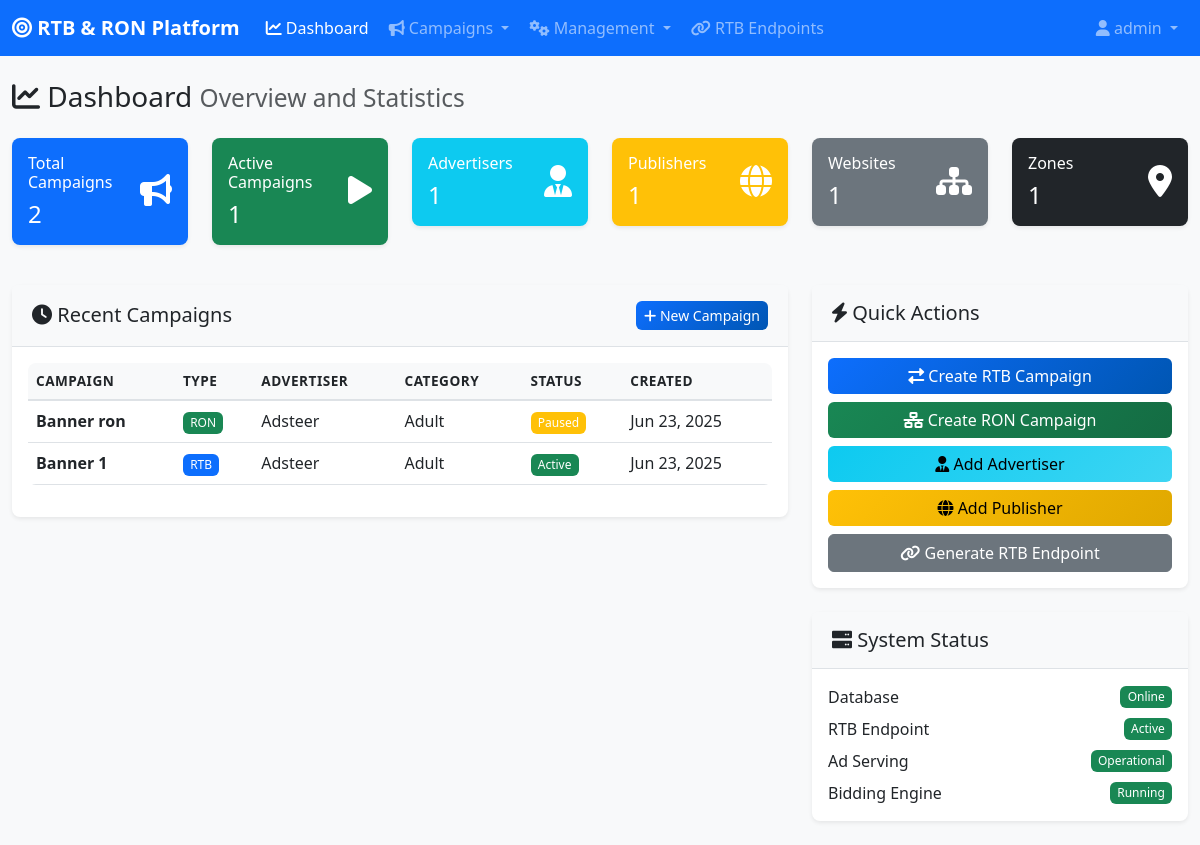
Page /admin/dashboard.php (signed in) on the committed database.
### tables this page shows
CREATE TABLE `campaigns` (
  `id` int(11) NOT NULL,
  `advertiser_id` int(11) DEFAULT NULL,
  `name` varchar(255) NOT NULL,
  `type` enum('rtb','ron') NOT NULL,
  `category_id` int(11) DEFAULT NULL,
  `bid_type` enum('cpm','cpc') DEFAULT 'cpm',
  `daily_budget` decimal(10,2) DEFAULT NULL,
  `total_budget` decimal(10,2) DEFAULT NULL,
  `daily_spent` decimal(10,2) DEFAULT 0.00,
  `total_spent` decimal(10,2) DEFAULT 0.00,
  `start_date` date DEFAULT NULL,
  `end_date` date DEFAULT NULL,
  `status` enum('active','paused','completed','pending') DEFAULT 'active',
  `endpoint_url` varchar(500) DEFAULT NULL,
  `target_countries` longtext DEFAULT NULL CHECK (json_valid(`target_countries`)),
  `target_browsers` longtext DEFAULT NULL CHECK (json_valid(`target_browsers`)),
  `target_devices` longtext DEFAULT NULL CHECK (json_valid(`target_devices`)),
  `target_os` longtext DEFAULT NULL CHECK (json_valid(`target_os`)),
  `banner_sizes` longtext DEFAULT NULL CHECK (json_valid(`banner_sizes`)),
  `created_at` timestamp NULL DEFAULT current_timestamp(),
  `updated_at` timestamp NULL DEFAULT current_timestamp() ON UPDATE current_timestamp()
);

CREATE TABLE `advertisers` (
  `id` int(11) NOT NULL,
  `name` varchar(255) NOT NULL,
  `email` varchar(100) DEFAULT NULL,
  `website` varchar(255) DEFAULT NULL,
  `contact_person` varchar(100) DEFAULT NULL,
  `phone` varchar(20) DEFAULT NULL,
  `balance` decimal(10,2) DEFAULT 0.00,
  `status` enum('active','inactive','pending') DEFAULT 'active',
  `created_at` timestamp NULL DEFAULT current_timestamp(),
  `updated_at` timestamp NULL DEFAULT current_timestamp() ON UPDATE current_timestamp(),
  `notes` text DEFAULT NULL
);

CREATE TABLE `categories` (
  `id` int(11) NOT NULL,
  `name` varchar(100) NOT NULL,
  `description` text DEFAULT NULL,
  `type` enum('adult','mainstream') DEFAULT 'mainstream',
  `status` enum('active','inactive') DEFAULT 'active',
  `created_at` timestamp NULL DEFAULT current_timestamp(),
  `updated_at` timestamp NULL DEFAULT current_timestamp() ON UPDATE current_timestamp()
);

### config/database.php (called while the page is built, shortened)
<?php
function formatNumber($number) {
    return number_format($number);
}
?>

### admin/dashboard.php (the view, shortened to what this page needs)
<?php
include 'includes/header.php';
$stats = [
    'total_campaigns' => $pdo->query("SELECT COUNT(*) FROM campaigns")->fetchColumn(),
    'active_campaigns' => $pdo->query("SELECT COUNT(*) FROM campaigns WHERE status = 'active'")->fetchColumn(),
    'total_advertisers' => $pdo->query("SELECT COUNT(*) FROM advertisers WHERE status = 'active'")->fetchColumn(),
    'total_publishers' => $pdo->query("SELECT COUNT(*) FROM publishers WHERE status = 'active'")->fetchColumn(),
    'total_websites' => $pdo->query("SELECT COUNT(*) FROM websites WHERE status = 'active'")->fetchColumn(),
    'total_zones' => $pdo->query("SELECT COUNT(*) FROM zones WHERE status = 'active'")->fetchColumn()
];
$recent_campaigns = $pdo->query("
    SELECT c.*, a.name as advertiser_name, cat.name as category_name
    FROM campaigns c
    LEFT JOIN advertisers a ON c.advertiser_id = a.id
    LEFT JOIN categories cat ON c.category_id = cat.id
    ORDER BY c.created_at DESC
    LIMIT 5
")->fetchAll();
?>
<div class="row">
    <div class="col-12">
        <h1 class="h3 mb-4">
            <i class="fas fa-chart-line"></i> Dashboard
            <small class="text-muted">Overview and Statistics</small>
        </h1>
    </div>
</div>
<div class="row mb-4">
    <div class="col-lg-2 col-md-4 col-sm-6 mb-3">
        <div class="card bg-primary text-white">
            <div class="card-body">
                <div class="d-flex justify-content-between">
                    <div>
                        <h6 class="card-title">Total Campaigns</h6>
                        <h4 class="mb-0"><?php echo formatNumber($stats['total_campaigns']); ?></h4>
                    </div>
                    <div class="align-self-center">
                        <i class="fas fa-bullhorn fa-2x"></i>
                    </div>
                </div>
            </div>
        </div>
    </div>
    <div class="col-lg-2 col-md-4 col-sm-6 mb-3">
        <div class="card bg-success text-white">
            <div class="card-body">
                <div class="d-flex justify-content-between">
                    <div>
                        <h6 class="card-title">Active Campaigns</h6>
                        <h4 class="mb-0"><?php echo formatNumber($stats['active_campaigns']); ?></h4>
                    </div>
                    <div class="align-self-center">
                        <i class="fas fa-play fa-2x"></i>
                    </div>
                </div>
            </div>
        </div>
    </div>
    <div class="col-lg-2 col-md-4 col-sm-6 mb-3">
        <div class="card bg-info text-white">
            <div class="card-body">
                <div class="d-flex justify-content-between">
                    <div>
                        <h6 class="card-title">Advertisers</h6>
                        <h4 class="mb-0"><?php echo formatNumber($stats['total_advertisers']); ?></h4>
                    </div>
                    <div class="align-self-center">
                        <i class="fas fa-user-tie fa-2x"></i>
                    </div>
                </div>
            </div>
        </div>
    </div>
    <div class="col-lg-2 col-md-4 col-sm-6 mb-3">
        <div class="card bg-warning text-white">
            <div class="card-body">
                <div class="d-flex justify-content-between">
                    <div>
                        <h6 class="card-title">Publishers</h6>
                        <h4 class="mb-0"><?php echo formatNumber($stats['total_publishers']); ?></h4>
                    </div>
                    <div class="align-self-center">
                        <i class="fas fa-globe fa-2x"></i>
                    </div>
                </div>
            </div>
        </div>
    </div>
    <div class="col-lg-2 col-md-4 col-sm-6 mb-3">
        <div class="card bg-secondary text-white">
            <div class="card-body">
                <div class="d-flex justify-content-between">
                    <div>
                        <h6 class="card-title">Websites</h6>
                        <h4 class="mb-0"><?php echo formatNumber($stats['total_websites']); ?></h4>
                    </div>
                    <div class="align-self-center">
                        <i class="fas fa-sitemap fa-2x"></i>
                    </div>
                </div>
            </div>
        </div>
    </div>
    <div class="col-lg-2 col-md-4 col-sm-6 mb-3">
        <div class="card bg-dark text-white">
            <div class="card-body">
                <div class="d-flex justify-content-between">
                    <div>
                        <h6 class="card-title">Zones</h6>
                        <h4 class="mb-0"><?php echo formatNumber($stats['total_zones']); ?></h4>
                    </div>
                    <div class="align-self-center">
                        <i class="fas fa-map-marker-alt fa-2x"></i>
                    </div>
                </div>
            </div>
        </div>
    </div>
</div>
<div class="row">
    <div class="col-lg-8 mb-4">
        <div class="card">
            <div class="card-header d-flex justify-content-between align-items-center">
                <h5 class="mb-0"><i class="fas fa-clock"></i> Recent Campaigns</h5>
                <a href="rtb-sell.php" class="btn btn-primary btn-sm">
                    <i class="fas fa-plus"></i> New Campaign
                </a>
            </div>
            <div class="card-body">
                <?php if (empty($recent_campaigns)): ?>
                    <div class="text-center py-4">
                        <i class="fas fa-bullhorn fa-3x text-muted mb-3"></i>
                        <p class="text-muted">No campaigns created yet.</p>
                        <a href="rtb-sell.php" class="btn btn-primary">Create Your First Campaign</a>
                    </div>
                <?php else: ?>
                    <div class="table-responsive">
                        <table class="table table-hover">
                            <thead>
                                <tr>
                                    <th>Campaign</th>
                                    <th>Type</th>
                                    <th>Advertiser</th>
                                    <th>Category</th>
                                    <th>Status</th>
                                    <th>Created</th>
                                </tr>
                            </thead>
                            <tbody>
                                <?php foreach ($recent_campaigns as $campaign): ?>
                                <tr>
                                    <td>
                                        <strong><?php echo htmlspecialchars($campaign['name']); ?></strong>
                                    </td>
                                    <td>
                                        <span class="badge bg-<?php echo $campaign['type'] == 'rtb' ? 'primary' : 'success'; ?>">
                                            <?php echo strtoupper($campaign['type']); ?>
                                        </span>
                                    </td>
                                    <td><?php echo htmlspecialchars($campaign['advertiser_name'] ?? 'N/A'); ?></td>
                                    <td><?php echo htmlspecialchars($campaign['category_name'] ?? 'N/A'); ?></td>
                                    <td>
                                        <span class="badge bg-<?php
                                            echo $campaign['status'] == 'active' ? 'success' :
                                                ($campaign['status'] == 'paused' ? 'warning' : 'secondary');
                                        ?>">
                                            <?php echo ucfirst($campaign['status']); ?>
                                        </span>
                                    </td>
                                    <td><?php echo date('M j, Y', strtotime($campaign['created_at'])); ?></td>
                                </tr>
                                <?php endforeach; ?>
                            </tbody>
                        </table>
                    </div>
                <?php endif; ?>
            </div>
        </div>
    </div>
    <div class="col-lg-4 mb-4">
        <div class="card">
            <div class="card-header">
                <h5 class="mb-0"><i class="fas fa-bolt"></i> Quick Actions</h5>
            </div>
            <div class="card-body">
                <div class="d-grid gap-2">
                    <a href="rtb-sell.php" class="btn btn-primary">
                        <i class="fas fa-exchange-alt"></i> Create RTB Campaign
                    </a>
                    <a href="ron-campaign.php" class="btn btn-success">
                        <i class="fas fa-network-wired"></i> Create RON Campaign
                    </a>
                    <a href="advertiser.php" class="btn btn-info">
                        <i class="fas fa-user-tie"></i> Add Advertiser
                    </a>
                    <a href="publisher.php" class="btn btn-warning">
                        <i class="fas fa-globe"></i> Add Publisher
                    </a>
                    <a href="rtb-buy.php" class="btn btn-secondary">
                        <i class="fas fa-link"></i> Generate RTB Endpoint
                    </a>
                </div>
            </div>
        </div>
        <div class="card mt-4">
            <div class="card-header">
                <h5 class="mb-0"><i class="fas fa-server"></i> System Status</h5>
            </div>
            <div class="card-body">
                <div class="d-flex justify-content-between align-items-center mb-2">
                    <span>Database</span>
                    <span class="badge bg-success">Online</span>
                </div>
                <div class="d-flex justify-content-between align-items-center mb-2">
                    <span>RTB Endpoint</span>
                    <span class="badge bg-success">Active</span>
                </div>
                <div class="d-flex justify-content-between align-items-center mb-2">
                    <span>Ad Serving</span>
                    <span class="badge bg-success">Operational</span>
                </div>
                <div class="d-flex justify-content-between align-items-center">
                    <span>Bidding Engine</span>
                    <span class="badge bg-success">Running</span>
                </div>
            </div>
        </div>
    </div>
</div>
<?php include 'includes/footer.php'; ?>

### asset/css/style.css (style rules this page uses)
:root { --primary-color: #0d6efd; --secondary-color: #6c757d; --success-color: #198754; --warning-color: #ffc107; --danger-color: #dc3545; --info-color: #0dcaf0; --light-color: #f8f9fa; --dark-color: #212529; --sidebar-width: 280px; }
body { font-family: 'Segoe UI', Tahoma, Geneva, Verdana, sans-serif; background-color: #f8f9fa; transition: all 0.3s ease; }
.card { border: none; box-shadow: 0 0.125rem 0.25rem rgba(0, 0, 0, 0.075); border-radius: 0.5rem; transition: transform 0.2s ease, box-shadow 0.2s ease; }
.card-header { background-color: #f8f9fa; border-bottom: 1px solid #dee2e6; font-weight: 600; padding: 1rem 1.25rem; }
.btn { border-radius: 0.375rem; font-weight: 500; transition: all 0.2s ease; }
.btn-primary { background: linear-gradient(135deg, #0d6efd 0%, #0056b3 100%); border: none; }
.btn-success { background: linear-gradient(135deg, #198754 0%, #146c43 100%); border: none; }
.btn-warning { background: linear-gradient(135deg, #ffc107 0%, #e0a800 100%); border: none; color: #000; }
.btn-info { background: linear-gradient(135deg, #0dcaf0 0%, #3dd5f3 100%); border: none; color: #000; }
.badge { font-weight: 500; font-size: 0.75em; padding: 0.4em 0.6em; border-radius: 0.375rem; }
.table { border-radius: 0.5rem; overflow: hidden; }
.table thead th { background-color: #f8f9fa; border-bottom: 2px solid #dee2e6; font-weight: 600; text-transform: uppercase; font-size: 0.85rem; letter-spacing: 0.5px; }
.table tbody tr { transition: background-color 0.2s ease; }

### rows in the picture
campaigns: name "Banner ron", type "RON", advertiser.name "Adsteer", category.name "Adult", status "Paused", created_at "Jun 23, 2025"
campaigns: name "Banner 1", type "RTB", advertiser.name "Adsteer", category.name "Adult", status "Active", created_at "Jun 23, 2025"

### other values in the picture
$_SESSION['username'] "admin"
formatNumber($stats['total_campaigns']) "2"
formatNumber($stats['active_campaigns']) "1"
formatNumber($stats['total_advertisers']) "1"
formatNumber($stats['total_publishers']) "1"
formatNumber($stats['total_websites']) "1"
formatNumber($stats['total_zones']) "1"
